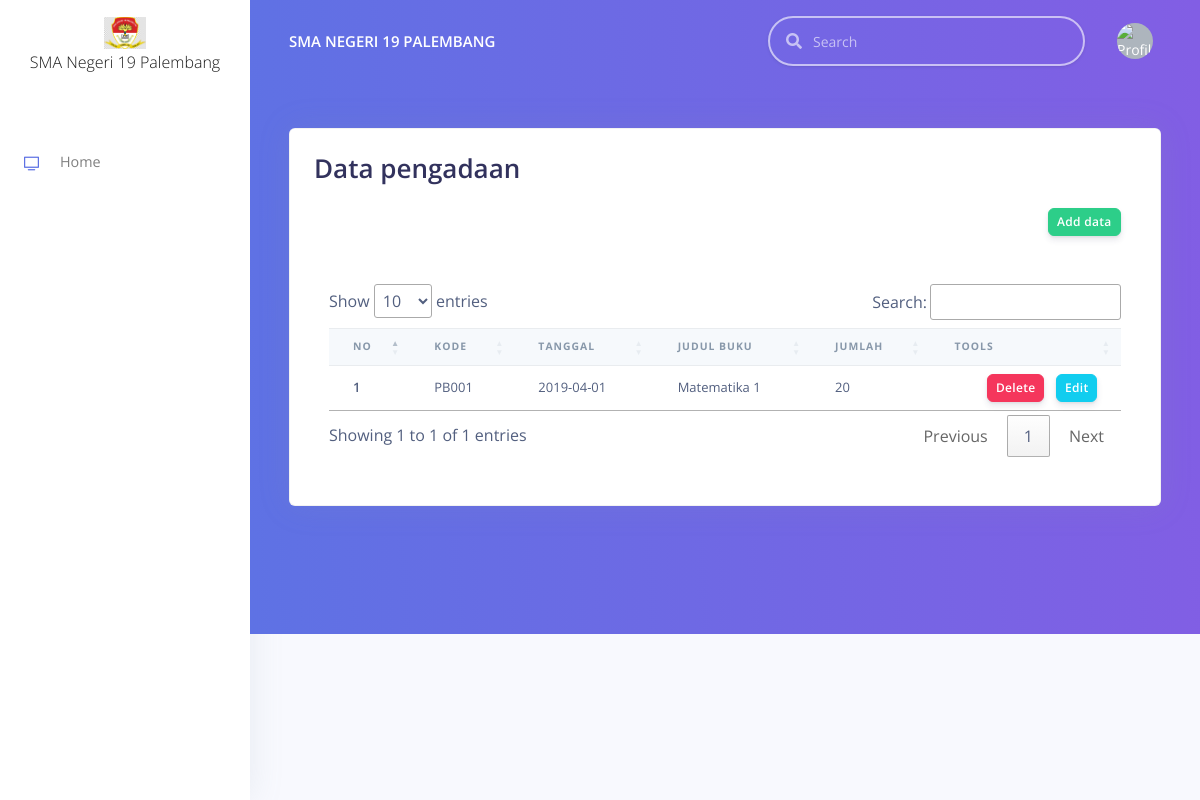
Page /index.php/pengadaan on the committed database.
### tables this page shows
CREATE TABLE `pengadaan` (
  `no_pengadaan` char(5) NOT NULL,
  `tgl_pengadaan` date DEFAULT NULL,
  `kd_buku` char(5) DEFAULT NULL,
  `asal_buku` varchar(100) DEFAULT NULL,
  `jumlah` int(2) DEFAULT NULL,
  `keterangan` varchar(100) DEFAULT NULL
);

CREATE TABLE `buku` (
  `kd_buku` varchar(11) NOT NULL,
  `judul` varchar(50) NOT NULL,
  `isbn` varchar(11) NOT NULL,
  `pengarang` varchar(200) NOT NULL,
  `halaman` int(11) NOT NULL,
  `th_terbit` date NOT NULL,
  `gambar` varchar(200) NOT NULL,
  `jumlah` int(11) NOT NULL,
  `sinopsis` text NOT NULL,
  `kd_penerbit` varchar(5) NOT NULL,
  `kd_kategori` varchar(5) NOT NULL
);

### application/core/MY_Loader.php (called while the page is built, shortened)
<?php
class MY_Loader extends CI_Loader {
  public function template($template_name, $vars = array(), $return = FALSE)
  {
    if($return):
      $content  = $this->view('templates/header', $vars, $return);
      $content .= $this->view('templates/sidebar', $vars, $return);
      $content .= $this->view('templates/navbar', $vars, $return);
      $content .= $this->view($template_name, $vars, $return);
      $content .= $this->view('templates/footer', $vars, $return);
      return $content;
    else:
      $this->view($template_name, $vars);
    endif;
  }
}

### application/controllers/Pengadaan.php (called while the page is built, shortened)
<?php
class Pengadaan extends MY_Controller {
  public function __construct()
  {
    $this->load->model('pengadaan_model');
    $this->load->model('penerbit_model');
    $this->load->model('kategori_model');
    $this->load->model('buku_model');
    $this->load->library('kode_baru');
  }
  public function index()
  {
    $data['title']    = 'Data pengadaan';
    $data['session']  = $this->session->userdata();
    $data['pengadaan'] = $this->pengadaan_model->get_pengadaan();
    $data['header']   = 'Data pengadaan';
    $data['penerbit'] = $this->penerbit_model->get_penerbit();
    $data['buku']     = $this->buku_model->get_buku();
    $data['kategori'] = $this->kategori_model->get_kategori();
    $data['kode_baru'] = $this->kode_baru->generate_code('pengadaan', 'PB');
    $this->load->template('Pages/pengadaan-data', $data);
  }
}

### index.php (called while the page is built, shortened)
<?php
require_once BASEPATH.'core/CodeIgniter.php';

### application/models/Pengadaan_model.php (called while the page is built, shortened)
<?php
class Pengadaan_Model extends MY_Model {
  public function get_pengadaan()
  {
    $this->db->select('*')->from('pengadaan');
    $this->db->join('buku', 'pengadaan.kd_buku = buku.kd_buku', 'left');
    $this->db->join('kategori', 'buku.kd_kategori = kategori.kd_kategori', 'left');
    $query = $this->db->get();
    return $query;
  }
}

### application/views/Pages/pengadaan-data.php (the view, shortened to what this page needs)
<div class="header bg-gradient-primary pb-8 pt-5 pt-md-8">
  <div class="container-fluid">
    <div class="header-body">
      <div class="row">
        <div class="col">
          <div class="card shadow">
            <div class="card-header border-0">
              <h1 class="mb-0"><?= $header; ?></h1>
            </div>
            <div class="d-flex flex-row-reverse container-fluid">
              <button class="btn btn-sm btn-success" data-toggle="modal" data-target="#addData">Add data</button>
            </div>
            <div class="table-responsive container-fluid my-5">
              <table id="table" class="table align-items-center table-flush">
                <thead class="thead-light">
                  <tr>
                    <th scope="col">No</th>
                    <th scope="col">Kode</th>
                    <th scope="col">Tanggal</th>
                    <th scope="col">Judul Buku</th>
                    <th scope="col">Jumlah</th>
                    <th scope="col">Tools</th>
                  </tr>
                </thead>
                <tbody>
                <?php $no = 1; foreach($pengadaan->result() as $pengadaans) {?>
                  <tr>
                    <th scope="row">
                      <?= $no++; ?>
                    </th>
                    <td>
                      <?= $pengadaans->no_pengadaan; ?>
                    </td>
                    <td>
                      <?= $pengadaans->tgl_pengadaan; ?>
                    </td>
                    <td>
                      <?= $pengadaans->judul; ?>
                    </td>
                    <td>
                      <?= $pengadaans->jumlah; ?>
                    </td>
                    <td class="text-right">
                      <button data-id="<?= $pengadaans->no_pengadaan; ?>" class="btn btn-sm btn-danger btn-delete">Delete</button>
                      <a href="" data-toggle="modal" data-target="#editData/<?= $pengadaans->no_pengadaan;?>" class="btn btn-sm btn-info">Edit</a>
                    </td>
                  </tr>
                <?php }; ?>
                </tbody>
              </table>
            </div>
          </div>
        </div>
      </div>
    </div>
  </div>
</div>

### rows in the picture
pengadaan: no_pengadaan "PB001", tgl_pengadaan "2019-04-01", kd_buku.judul "Matematika 1", kd_buku.jumlah "20"

### other values in the picture
$header "Data pengadaan"
